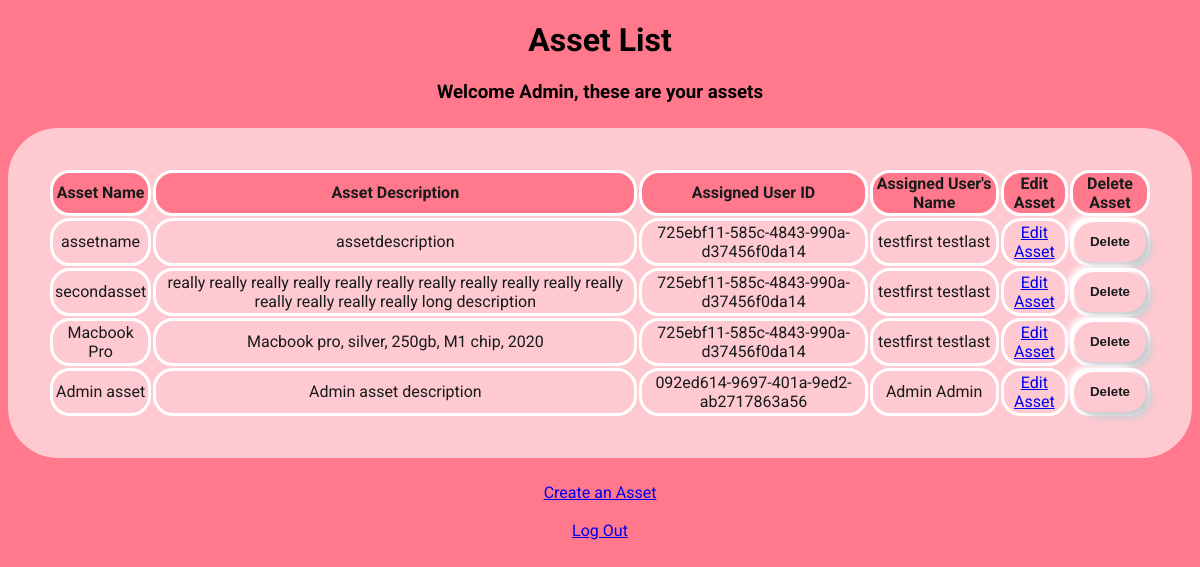
The page /assets/092ed614-9697-401a-9ed2-ab2717863a56 (signed in) on the database its author committed.
### app.py (models this page shows, shortened)
class User(UserMixin, db.Model):
    user_id = db.Column(db.String(50), primary_key=True)
    email = db.Column(db.String(100), unique=True, nullable=False)
    first_name = db.Column(db.String(100))
    last_name = db.Column(db.String(100))
    password = db.Column(db.String(100), nullable=False)
    is_admin = db.Column(db.Integer, default=0)
    assets = db.relationship('Asset', backref='user', lazy=True)

class Asset(UserMixin, db.Model):
    asset_id = db.Column(db.String(50), primary_key=True)
    name = db.Column(db.String(100))
    description = db.Column(db.String(1000))
    user_id = db.Column(db.String(50), db.ForeignKey(
        "user.user_id"), nullable=False)

### app.py (the view)
@app.route("/assets/<user_id>")
@login_required
def assets(user_id):
    user = User.query.get(user_id)
    if user:
        if current_user.is_admin:
            assets = Asset.query.all()
            return render_template('assets.html', user=user, assets=assets)
        else:
            assets = user.assets
            return render_template('assets.html', user=user, assets=assets)
    else:
        return "User not found"

### app.py (called while the page is built)
@login_manager.user_loader
def load_user(user_id):
    return User.query.get((user_id))

### templates/assets.html (shortened to what this page needs)
<!DOCTYPE html>
<html>
<head>
    <link rel="stylesheet" href="/static/assets.css">
</head>
<body>
    <h1>Asset List</h1>
    <h3>Welcome {{ current_user.first_name }}, these are your assets</h3>
    <table class="assets-table">
        <tr>
            <th>Asset Name</th>
            <th>Asset Description</th>
            <th>Assigned User ID</th>
            {% if current_user.is_admin %}
            <th>Assigned User's Name</th>
            {% endif %}
            <th>Edit Asset</th>
            {% if current_user.is_admin %}
            <th>Delete Asset</th>
            {% endif %}
        </tr>
        {% for asset in assets %}
        <tr>
            <td>{{ asset.name }}</td>
            <td>{{ asset.description }}</td>
            <td>{{ asset.user_id }}</td>
            {% if current_user.is_admin %}
            <td>{{ asset.user.first_name }} {{ asset.user.last_name }}</td>
            {% endif %}
            <td>
                <a href="{{ url_for('edit_asset', user_id=current_user.user_id, asset_id=asset.asset_id) }}">Edit Asset</a>
            </td>
            {% if current_user.is_admin %}
            <td>
                <form method="POST" action="{{ url_for('delete_asset', user_id=user.user_id, asset_id=asset.asset_id) }}" class="deleteForm">
                    <button>Delete</button>
                </form>
            </td>
            {% endif %}
        </tr>
        {% endfor %}
    </table>
    <a href="{{ url_for('create_asset') }}">Create an Asset</a>
    <br>
    <br>
    <a href="{{ url_for('logout') }}" id="logoutButton">Log Out</a>
</body>
</html>

### static/assets.css (style rules this page uses)
body { background: #FF788B; text-align: center; justify-content: center; align-items:flex-start; font-family: roboto; }
table { background-color: #FFC9D1; width: 100%; margin: 25px auto; border-radius: 50px; padding: 40px; box-sizing: border-box; background: #FFC9D1; color: #171B1B; }
th { border: solid white; border-radius: 20px; background-color: #FF788B; }
td { border: solid white; border-radius: 20px; }
button { color: #171B1B; background: #FFC9D1; height: 40px; border-radius: 20px; cursor: pointer; font-weight: 900; box-shadow: 6px 6px 6px #cbced1, -6px -6px 6px white; transition: 0.5s; display: block; width: 100%; padding: 0; border: none; outline: none; box-sizing: border-box; }

### rows shown on the page
User: first_name "Admin"
Asset: name "assetname", description "assetdescription", user_id "725ebf11-585c-4843-990a-d37456f0da14", user.first_name "testfirst", user.last_name "testlast"
Asset: name "secondasset", description "really really really really really really really really really really really really really really really long description", user_id "725ebf11-585c-4843-990a-d37456f0da14", user.first_name "testfirst", user.last_name "testlast"
Asset: name "Macbook Pro", description "Macbook pro, silver, 250gb, M1 chip, 2020", user_id "725ebf11-585c-4843-990a-d37456f0da14", user.first_name "testfirst", user.last_name "testlast"
Asset: name "Admin asset", description "Admin asset description", user_id "092ed614-9697-401a-9ed2-ab2717863a56", user.first_name "Admin", user.last_name "Admin"
